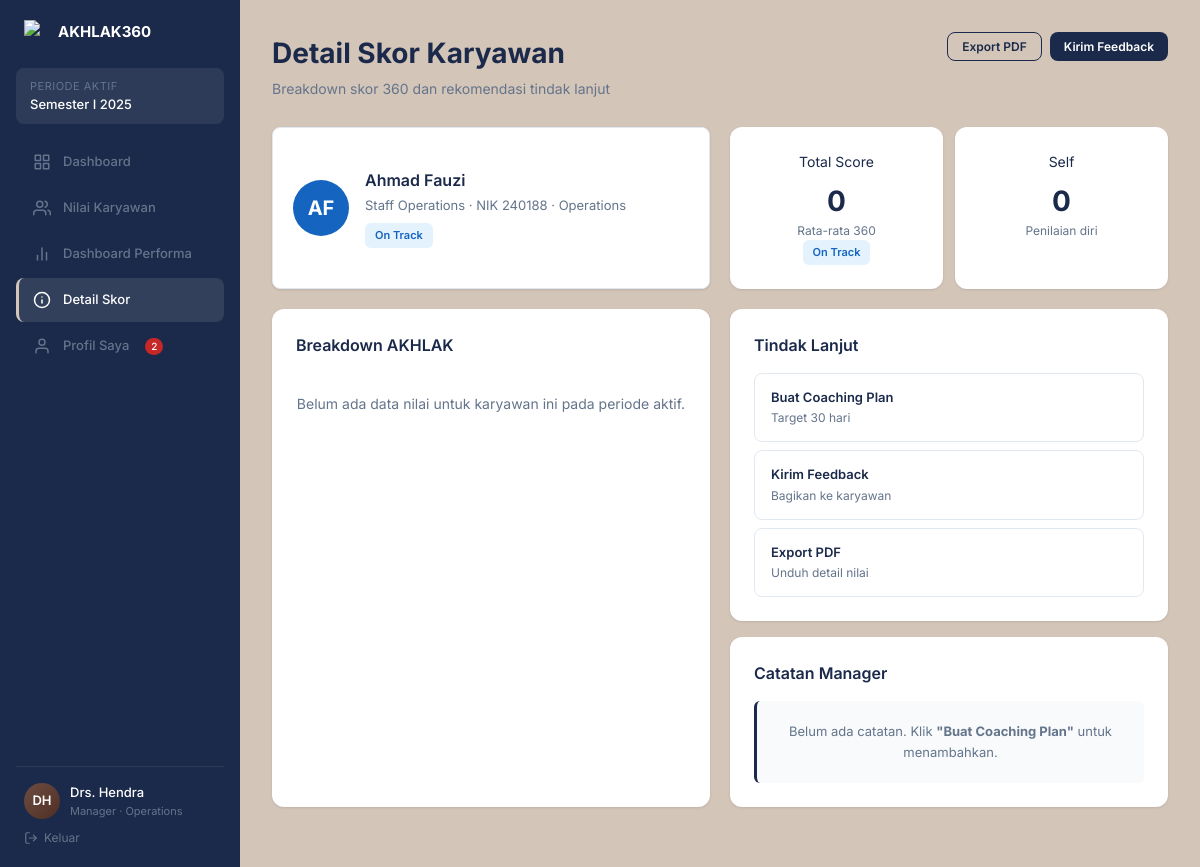
Page /pages/manager-detail-skor.php?karyawan_id=1 (signed in) on the committed database.
### tables this page shows
CREATE TABLE periode (
    id INT AUTO_INCREMENT PRIMARY KEY,
    nama VARCHAR(50) NOT NULL, semester ENUM('I','II') NOT NULL, tahun YEAR NOT NULL,
    tanggal_mulai DATE NOT NULL, tanggal_selesai DATE NOT NULL, deadline DATE NOT NULL,
    status ENUM('aktif','ditutup','draft') NOT NULL DEFAULT 'draft',
    created_at TIMESTAMP DEFAULT CURRENT_TIMESTAMP,
    INDEX idx_status (status), INDEX idx_tahun (tahun)
);

CREATE TABLE users (
    id INT AUTO_INCREMENT PRIMARY KEY,
    nik VARCHAR(20) UNIQUE NOT NULL,
    nama VARCHAR(100) NOT NULL,
    email VARCHAR(100) UNIQUE NOT NULL,
    password_hash VARCHAR(255) NOT NULL,
    role ENUM('karyawan','manager','adminhrd','adminit') NOT NULL DEFAULT 'karyawan',
    divisi ENUM('Operations','Finance','IT','HR','Marketing','Legal','Procurement') NOT NULL DEFAULT 'Operations',
    jabatan VARCHAR(50) NOT NULL DEFAULT 'Staff',
    avatar_color VARCHAR(50) DEFAULT '#1565C0',
    status ENUM('aktif','nonaktif','cuti') NOT NULL DEFAULT 'aktif',
    manager_id INT NULL,
    created_at TIMESTAMP DEFAULT CURRENT_TIMESTAMP,
    updated_at TIMESTAMP DEFAULT CURRENT_TIMESTAMP ON UPDATE CURRENT_TIMESTAMP,
    last_login TIMESTAMP NULL,
    FOREIGN KEY (manager_id) REFERENCES users(id) ON DELETE SET NULL,
    INDEX idx_role (role), INDEX idx_divisi (divisi), INDEX idx_status (status)
);

### includes/functions.php (called while the page is built, shortened)
<?php
function getCurrentUser() {
    $db = getDB();
    $stmt = $db->prepare("SELECT id, nik, nama, email, role, divisi, jabatan, avatar_color, manager_id, status FROM users WHERE id = ?");
    $stmt->execute([$_SESSION['user_id']]); return $stmt->fetch();
}
function getInitials($name) {
    $parts = explode(' ', strtoupper(trim($name)));
    return count($parts) >= 2 ? substr($parts[0], 0, 1) . substr($parts[count($parts)-1], 0, 1) : strtoupper(substr($name, 0, 2));
}
function getActivePeriode() {
    $db = getDB();
    $stmt = $db->query("SELECT * FROM periode WHERE status = 'aktif' ORDER BY tahun DESC, semester DESC LIMIT 1");
    return $stmt->fetch();
}

### pages/manager-detail-skor.php (the view, shortened to what this page needs)
<?php
require_once __DIR__ . '/../includes/template.php';
$user = getCurrentUser(); $periode = getActivePeriode(); $periodeId = $periode['id'] ?? 0; $db = getDB();
$karyawanId = (int)($_GET['karyawan_id'] ?? 0);
$stmt = $db->prepare("SELECT id, nik, nama, email, divisi, jabatan, avatar_color, manager_id FROM users WHERE id = ?"); $stmt->execute([$karyawanId]); $employee = $stmt->fetch();
$stmt = $db->prepare("SELECT d.kode, d.nama, d.warna, r.nilai_final, r.nilai_self, r.nilai_peer, r.nilai_atasan, r.nilai_bawahan FROM rekap_nilai r JOIN dimensi_akhlak d ON r.dimensi_id = d.id WHERE r.karyawan_id = ? AND r.periode_id = ? ORDER BY d.urutan"); $stmt->execute([$karyawanId, $periodeId]); $scores = $stmt->fetchAll();
$stmt = $db->prepare("SELECT * FROM catatan_manager WHERE karyawan_id = ? AND periode_id = ?"); $stmt->execute([$karyawanId, $periodeId]); $notes = $stmt->fetch();
$avgScore = !empty($scores) ? round(array_sum(array_column($scores, 'nilai_final')) / count($scores), 2) : null;
$coachingStatus = 'on_track'; if ($avgScore !== null) { if ($avgScore < 3.5) $coachingStatus = 'need_coaching'; elseif ($avgScore >= 4.3) $coachingStatus = 'excellent'; }
$selfAvg = !empty($scores) ? round(array_sum(array_column($scores, 'nilai_self')) / count($scores), 2) : null;
renderPageStart('Detail Skor Karyawan'); renderSidebar('manager', 'manager-detail-skor', $user);
?>
<main class="main-content">
<div class="page-header page-header-row"><div><h1>Detail Skor Karyawan</h1><p class="subtitle">Breakdown skor 360 dan rekomendasi tindak lanjut</p></div><div class="page-header-actions"><button class="btn btn-secondary btn-sm" onclick="window.print()">Export PDF</button><button class="btn btn-primary btn-sm" onclick="openFeedbackModal()">Kirim Feedback</button></div></div>
<div class="grid-2-equal" style="margin-bottom:20px;">
  <div class="emp-card"><div class="avatar" style="background:<?= htmlspecialchars($employee['avatar_color']) ?>;"><?= getInitials($employee['nama']) ?></div><div class="emp-info"><h4><?= htmlspecialchars($employee['nama']) ?></h4><p><?= htmlspecialchars($employee['jabatan']) ?> &middot; NIK <?= htmlspecialchars($employee['nik']) ?> &middot; <?= htmlspecialchars($employee['divisi']) ?></p><div class="emp-badges"><?php renderBadge($coachingStatus); ?></div></div></div>
  <div style="display:flex;gap:12px;">
    <div class="card" style="flex:1;text-align:center;"><div class="label" style="margin-bottom:8px;">Total Score</div><div class="value" style="font-size:28px;font-weight:700;" data-count="<?= $avgScore ?? 0 ?>" data-decimals="2">0</div><div class="sub" style="font-size:12px;color:#64748B;">Rata-rata 360</div><?php renderBadge($coachingStatus); ?></div>
    <div class="card" style="flex:1;text-align:center;"><div class="label" style="margin-bottom:8px;">Self</div><div class="value" style="font-size:28px;font-weight:700;" data-count="<?= $selfAvg ?? 0 ?>" data-decimals="2">0</div><div class="sub" style="font-size:12px;color:#64748B;">Penilaian diri</div></div>
  </div>
</div>
<div class="grid-2">
  <div class="card"><div class="card-header"><h3>Breakdown AKHLAK</h3></div>
    <?php if (empty($scores)): ?>
      <p style="color:#64748B;padding:20px 0;text-align:center;">Belum ada data nilai untuk karyawan ini pada periode aktif.</p>
    <?php endif; ?>
  </div>
  <div>
    <div class="card" style="margin-bottom:16px;"><div class="card-header"><h3>Tindak Lanjut</h3></div>
      <div class="action-panel">
        <div class="action-btn" onclick="openCoachingModal()"><div class="title">Buat Coaching Plan</div><div class="sub"><?= $notes ? 'Edit catatan existing' : 'Target 30 hari' ?></div></div>
        <div class="action-btn" onclick="openFeedbackModal()"><div class="title">Kirim Feedback</div><div class="sub">Bagikan ke karyawan</div></div>
        <div class="action-btn" onclick="window.print()"><div class="title">Export PDF</div><div class="sub">Unduh detail nilai</div></div>
      </div>
    </div>
    <div class="card"><div class="card-header"><h3>Catatan Manager</h3></div>
      <?php if ($notes): ?>
        <div class="note-box" style="padding:12px;background:#F8FAFC;border-radius:6px;border-left:3px solid #1565C0;">
          <div style="font-size:11px;color:#64748B;margin-bottom:6px;">Status: <?php renderBadge($notes['status_coaching']); ?> &middot; Updated: <?= date('d M Y H:i', strtotime($notes['updated_at'])) ?></div>
          <div style="font-size:13px;color:#1B2A4A;margin-bottom:8px;"><?= nl2br(htmlspecialchars($notes['catatan'])) ?></div>
          <?php if ($notes['rekomendasi']): ?>
            <div style="font-size:12px;color:#64748B;border-top:1px solid #E2E8F0;padding-top:8px;margin-top:8px;"><strong>Rekomendasi:</strong> <?= htmlspecialchars($notes['rekomendasi']) ?></div>
          <?php endif; ?>
        </div>
        <button class="btn btn-secondary btn-sm" style="margin-top:8px;" onclick="openCoachingModal()">Edit Catatan</button>
      <?php else: ?>
        <div class="note-box" style="padding:20px;background:#F8FAFC;border-radius:6px;text-align:center;color:#64748B;">Belum ada catatan. Klik <strong>"Buat Coaching Plan"</strong> untuk menambahkan.</div>
      <?php endif; ?>
    </div>
  </div>
</div></main>
<?php renderPageEnd(); ?>

### includes/template.php (shortened to what this page needs)
<?php
require_once __DIR__ . '/functions.php';
function getSidebarMenu($role) {
    return $menus[$role] ?? [];
}
function adjustColor($hex, $amount) {
    $hex = ltrim($hex, '#');
    $r = max(0, min(255, hexdec(substr($hex, 0, 2)) + $amount));
    $g = max(0, min(255, hexdec(substr($hex, 2, 2)) + $amount));
    $b = max(0, min(255, hexdec(substr($hex, 4, 2)) + $amount));
    return sprintf('#%02x%02x%02x', $r, $g, $b);
}
function renderSidebar($role, $activePage, $user) {
    $menus = getSidebarMenu($role);
    $periode = getActivePeriode();
    $initials = getInitials($user['nama']);
    $periodeLabel = $periode ? $periode['nama'] : 'Tidak ada periode aktif';
    $darkColor = adjustColor($user['avatar_color'], -30);
    $unread = 0;
    try {
        $db = getDB();
        $stmt = $db->prepare("SELECT COUNT(*) FROM notifikasi WHERE user_id = ? AND is_read = 0");
        $stmt->execute([$user['id']]);
        $unread = (int)$stmt->fetchColumn();
    } catch (Exception $e) {}
    ?>
    <aside class="sidebar">
      <div class="sidebar-logo"><img src="../assets/logo.png" alt="AKHLAK360"><span>AKHLAK360</span></div>
      <div class="sidebar-period"><div class="label">Periode Aktif</div><div class="value"><?= htmlspecialchars($periodeLabel) ?></div></div>
      <nav class="sidebar-nav">
        <?php foreach ($menus as $menu):
          $isActive = $activePage === $menu['page'] ? 'active' : '';
        ?>
        <a href="<?= $menu['page'] ?>.php" class="nav-item <?= $isActive ?>"><?= $menu['icon'] ?><?= htmlspecialchars($menu['label']) ?></a>
        <?php endforeach; ?>
        <a href="profile.php" class="nav-item <?= $activePage === 'profile' ? 'active' : '' ?>"><svg xmlns="http://www.w3.org/2000/svg" width="18" height="18" viewBox="0 0 24 24" fill="none" stroke="currentColor" stroke-width="2" stroke-linecap="round" stroke-linejoin="round"><path d="M20 21v-2a4 4 0 0 0-4-4H8a4 4 0 0 0-4 4v2"/><circle cx="12" cy="7" r="4"/></svg>Profil Saya<?= $unread > 0 ? ' <span style="background:#C62828;color:#fff;font-size:10px;padding:1px 6px;border-radius:10px;margin-left:4px;">' . $unread . '</span>' : '' ?></a>
      </nav>
      <div class="sidebar-user">
        <div class="user-card">
          <div class="user-avatar" style="background: linear-gradient(135deg, <?= $user['avatar_color'] ?>, <?= $darkColor ?>);"><?= $initials ?></div>
          <div class="user-info">
            <div class="name"><?= htmlspecialchars($user['nama']) ?></div>
            <div class="role"><?= htmlspecialchars(ucfirst($user['role'])) ?> &middot; <?= htmlspecialchars($user['divisi']) ?></div>
          </div>
        </div>
        <a href="#" class="logout-link" onclick="doLogout(event)">
          <svg xmlns="http://www.w3.org/2000/svg" width="14" height="14" viewBox="0 0 24 24" fill="none" stroke="currentColor" stroke-width="2" stroke-linecap="round" stroke-linejoin="round"><path d="M9 21H5a2 2 0 0 1-2-2V5a2 2 0 0 1 2-2h4"/><polyline points="16 17 21 12 16 7"/><line x1="21" y1="12" x2="9" y2="12"/></svg>Keluar
        </a>
      </div>
    </aside>
    <?php
}
function renderPageStart($title) { ?>
<!DOCTYPE html>
<html lang="id">
<head>
  <link rel="stylesheet" href="../css/style.css">
</head>
<body>
<div class="app-layout">
<?php }
function renderPageEnd($extraJS = '') { ?>
</div>
</body>
</html>
<?php }
function renderBadge($status) {
    $map = ['selesai'=>'badge-selesai','submitted'=>'badge-selesai','berjalan'=>'badge-berjalan','tertunda'=>'badge-tertunda','draft'=>'badge-draft','assigned'=>'badge-tertunda','aktif'=>'badge-online','lengkap'=>'badge-selesai','need_coaching'=>'badge-coaching','on_track'=>'badge-berjalan','excellent'=>'badge-selesai','mandiri'=>'badge-berjalan','atasan'=>'badge-berjalan','peer'=>'badge-berjalan','bawahan'=>'badge-tertunda','diri'=>'badge-berjalan','open'=>'badge-high','resolved'=>'badge-ok','low'=>'badge-low','medium'=>'badge-medium','high'=>'badge-high','critical'=>'badge-high','online'=>'badge-online','offline'=>'badge-offline','ready'=>'badge-ready','review'=>'badge-review','live'=>'badge-live','queued'=>'badge-queued','warning'=>'badge-watch'];
    $labels = ['selesai'=>'Selesai','submitted'=>'Submitted','berjalan'=>'Berjalan','tertunda'=>'Tertunda','draft'=>'Draft','assigned'=>'Assigned','aktif'=>'Aktif','lengkap'=>'Lengkap','need_coaching'=>'Need Coaching','on_track'=>'On Track','excellent'=>'Excellent','mandiri'=>'Mandiri','atasan'=>'Atasan','peer'=>'Peer','bawahan'=>'Bawahan','diri'=>'Self','open'=>'Open','resolved'=>'Resolved','low'=>'Low','medium'=>'Medium','high'=>'High','critical'=>'Critical','online'=>'Online','offline'=>'Offline','ready'=>'Ready','review'=>'Review','live'=>'Live','queued'=>'Queued','warning'=>'Warning'];
    $cls = $map[$status] ?? 'badge-berjalan'; $lbl = $labels[$status] ?? ucfirst($status);
    echo '<span class="badge ' . $cls . '">' . $lbl . '</span>';
}

### rows in the picture
periode: nama "Semester I 2025"
users: nama "DH", nama "Drs. Hendra", role "Manager", divisi "Operations"
users: nama "AF", nama "Ahmad Fauzi", jabatan "Staff Operations", nik "240188", divisi "Operations"

### other values in the picture
$menu['label'] "Dashboard"
$menu['label'] "Nilai Karyawan"
$menu['label'] "Dashboard Performa"
$menu['label'] "Detail Skor"
$unread "2"
$lbl "On Track On Track"
